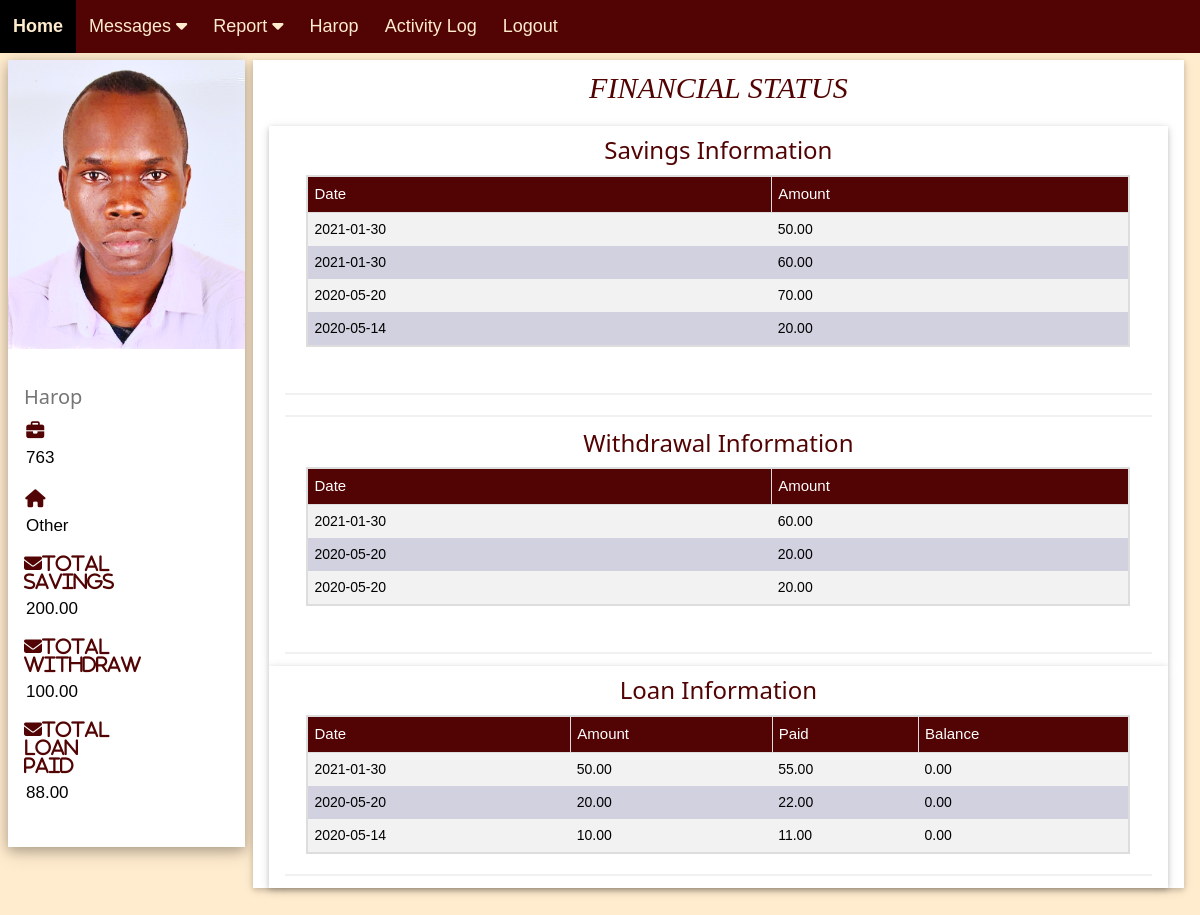
Page /pages/home.php (signed in) on the committed database.
### tables this page shows
CREATE TABLE `membertb` (
  `memberId` int(11) NOT NULL,
  `photo` blob NOT NULL,
  `member_name` varchar(50) NOT NULL,
  `gender` enum('Male','Female','Other') NOT NULL,
  `contact` varchar(20) NOT NULL,
  `joinDate` date NOT NULL,
  `status` enum('Active','Inactive') NOT NULL DEFAULT 'Active',
  `username` varchar(50) NOT NULL,
  `pass` varchar(255) NOT NULL
);

CREATE TABLE `savehist` (
  `saveId` int(20) NOT NULL,
  `memberId` int(20) NOT NULL,
  `date` date NOT NULL,
  `amount` decimal(12,2) NOT NULL
);

CREATE TABLE `withdrawtb` (
  `withdrawId` int(20) NOT NULL,
  `memberId` int(20) NOT NULL,
  `date` date NOT NULL,
  `amountWithdrawn` decimal(12,2) NOT NULL
);

CREATE TABLE `loantb` (
  `loanId` int(20) NOT NULL,
  `memberId` int(20) NOT NULL,
  `loanAmount` decimal(12,2) NOT NULL,
  `loanInterest` decimal(5,2) NOT NULL,
  `dateTaken` date NOT NULL,
  `dueDate` date NOT NULL,
  `loan_status` float NOT NULL
);

### pages/home.php (the view, shortened to what this page needs)
<?php
include('db.php');
$stmt1 = $con->prepare('SELECT photo, member_name, gender, contact FROM membertb WHERE memberId = ?');
$stmt1->bind_param('i', $_SESSION['memberId']);
$stmt1->execute();
$stmt1->bind_result($photo, $member_name, $gender, $contact);
$stmt2 = $con->prepare('SELECT date, SUM(amount) AS totalSaving FROM savehist WHERE memberId = ?');
$stmt2->bind_param('i', $_SESSION['memberId']);
$stmt2->execute();
$stmt2->bind_result($date, $totalSaving);
$stmt2 = $con->prepare('SELECT SUM(amountWithdrawn) AS totalWithdraw FROM withdrawtb WHERE memberId = ?');
$stmt2->bind_param('i', $_SESSION['memberId']);
$stmt2->execute();
$stmt2->bind_result($totalWithdraw);
$stmt2 = $con->prepare('SELECT SUM(amountPaid) AS totalLoan FROM loanhist WHERE memberId = ?');
$stmt2->bind_param('i', $_SESSION['memberId']);
$stmt2->execute();
$stmt2->bind_result($totalLoan);
?>
<!DOCTYPE html>
<html>
<head>
<link rel="stylesheet" href="../css/w3.css">
<link rel="stylesheet" href="../../cdnjs.cloudflare.com/ajax/libs/font-awesome/4.7.0/css/font-awesome.min.css">
<body class="body">
<div>
<?php include('header.php');?>
</div>
  <div class="w3-row-padding">
  <form method="GET">
    <div class="w3-third">
      <div class="w3-white w3-text-grey w3-card-4">
        <div class="w3-display-container">
          <center><img alt="Profile Picture" src="../admin/image/<?=$photo?>"></center>
        </div><br />
        <div class="w3-container">
        <form method="POST">
        <h4><?=$member_name?></h4>
          <p><i class="fa fa-briefcase fa-fw w3-margin-right w3-large w3-text-teal"></i><input class="accountname" value="<?=$contact?>" readonly></input></p>
          <p><i class="fa fa-home fa-fw w3-margin-right w3-large w3-text-teal"></i><input class="accountname" value="<?=$gender?>" readonly></input></p>
          <p><i class="fa fa-envelope fa-fw w3-margin-right w3-large w3-text-teal">Total Savings</i><input class="accountname" value="<?=$totalSaving?>" readonly></input></p>
          <p><i class="fa fa-envelope fa-fw w3-margin-right w3-large w3-text-teal">Total Withdraw</i><input class="accountname" value="<?=$totalWithdraw?>" readonly></input></p>
          <p><i class="fa fa-envelope fa-fw w3-margin-right w3-large w3-text-teal">Total Loan Paid</i><input class="accountname" value="<?=$totalLoan?>" readonly></input></p>
        </form>
          <br>
        </div>
      </div><br>
    </div>
    <div class="w3-twothird">
    <center>
      <div class="w3-container w3-card w3-white w3-margin-bottom">
        <h2 class="status">FINANCIAL STATUS</h2>
  <form>
      <div class="w3-container w3-card w3-white">
        <h3 class="savings">Savings Information</h3>
  <?php
      $memberId=$_SESSION['memberId'];
      $q=mysqli_query($con,"SELECT * FROM savehist WHERE memberId = '$memberId' ORDER BY date DESC ");
      $rr=mysqli_num_rows($q);
      if(!$rr)
      {
      echo "<h2 style='color:red;font-style: italic;font-size:20px'>No Savings Data Available...</h2>";
      }
      else
      {
      ?>
              <table  id="membertb" >
        <tr>
          <th class="thead">Date</th>
          <th class="thead">Amount</th>
        </tr>
        <?php
      while($row=mysqli_fetch_assoc($q))
      {
        $q1=mysqli_query($con,"SELECT * FROM savehist WHERE saveId='".$row['saveId']."'  ");
        $row=mysqli_fetch_assoc($q1);
        echo "<Tr>";
        echo "<td>".$row['date']."</td>";
        echo "<td>".$row['amount']."</td>";
        ?>
        <?php
      echo "</Tr>";
      }
      ?>
      </table>
<?php }?>
  <div style="padding-left:42%; padding-top:3%; font-size:20px; font-style: italic;"><?php echo @$err;?></div>
  </form>
<hr>
<form>
<hr>
  <h3 class="savings">Withdrawal Information</h3>
  <?php
      $memberId=$_SESSION['memberId'];
      $q=mysqli_query($con,"SELECT * FROM withdrawtb WHERE memberId = '$memberId' ORDER BY date DESC ");
      $rr=mysqli_num_rows($q);
      if(!$rr)
      {
      echo "<h2 style='color:red;font-style: italic;font-size:20px'>No Withdrawal Data Available...</h2>";
      }
      else
      {
      ?>
              <table  id="membertb" >
        <tr>
          <th class="thead">Date</th>
          <th class="thead">Amount</th>
        </tr>
        <?php
      while($row=mysqli_fetch_assoc($q))
      {
        $q1=mysqli_query($con,"SELECT * FROM withdrawtb WHERE withdrawId='".$row['withdrawId']."' ");
        $row=mysqli_fetch_assoc($q1);
        echo "<Tr>";
        echo "<td>".$row['date']."</td>";
        echo "<td>".$row['amountWithdrawn']."</td>";
        ?>
        <?php
      echo "</Tr>";
      }
      ?>
      </table>
<?php }?>
  <div style="padding-left:42%; padding-top:3%; font-size:20px"><?php echo @$err;?></div>
  </form>
<form>
          <hr>
      </div>
      <div class="w3-container w3-card w3-white">
      <h3 class="savings">Loan Information</h3>
<?php
      $memberId=$_SESSION['memberId'];
      $q=mysqli_query($con,"SELECT * FROM loantb WHERE memberId = '$memberId' ORDER BY dateTaken DESC ");
      $rr=mysqli_num_rows($q);
      if(!$rr)
      {
      echo "<h2 style='color:red;font-style: italic;font-size:20px'>No Loan Data Avalaible...</h2>";
      }
      else
      {
      ?>
              <table id="membertb" >
        <tr>
          <th class="thead">Date</th>
          <th class="thead">Amount</th>
          <th class="thead">Paid</th>
          <th class="thead">Balance</th>
        </tr>
        <?php
      while($row=mysqli_fetch_assoc($q))
      {
        $q1=mysqli_query($con,"SELECT * FROM loantb WHERE loanId='".$row['loanId']."'");
        $row=mysqli_fetch_assoc($q1);
        $q2=mysqli_query($con,"SELECT SUM(amountPaid) AS paid FROM loanhist WHERE loanId='".$row['loanId']."' ");
        $r2=mysqli_fetch_assoc($q2);
      $q4=mysqli_query($con,"SELECT ROUND((SELECT (((loanInterest / 100) * loanAmount) + loanAmount) FROM loantb WHERE loanId='".$row['loanId']."') - (SELECT SUM(amountPaid) FROM loanhist WHERE loanId='".$row['loanId']."'), 2) AS balance ");
      $bal=mysqli_fetch_assoc($q4);
          echo "<Tr>";
          echo "<td>".$row['dateTaken']."</td>";
          echo "<td>".$row['loanAmount']."</td>";
          echo "<td>".$r2['paid']."</td>";
          echo "<td>".$bal['balance']."</td>";
          ?>
          <?php
        echo "</Tr>";
      }
      ?>
      </table>
<?php }?>
    <hr>
      </div>
    </div>
    <div style="padding-left:42%; padding-top:3%; font-size:20px"><?php echo @$err;?></div>
    </div>
</body>
</html>

### pages/header.php (shortened to what this page needs)
<?php
include('db.php');
$stmt1 = $con->prepare('SELECT member_name FROM membertb WHERE memberId = ?');
$stmt1->bind_param('i', $_SESSION['memberId']);
$stmt1->execute();
$stmt1->bind_result($member_name);
?>
<!DOCTYPE html>
<html>
<link href="bootstrap/css/bootstrap.css" rel="stylesheet"/>
<link rel="stylesheet" href="css/w3.css">
<link rel="stylesheet" href="../../cdnjs.cloudflare.com/ajax/libs/font-awesome/4.7.0/css/font-awesome.min.css">
<link rel="stylesheet" type="text/css" href="../css/style.css" />
<body>
<div class="top-link" id="mytoplink">
  <a href="home.php">Home</a>
  <div class="dropdown">
    <button class="dropbtn">Messages
      <i class="fa fa-caret-down"></i>
    </button>
  </div>
  <div class="dropdown">
    <button class="dropbtn">Report
      <i class="fa fa-caret-down"></i>
    </button>
  </div>
  <a href="profile.php"><?=$member_name?></a>
  <a href="history.php">Activity Log</a>
  <a href="logout.php">Logout</a>
</div>
</body>
</html>

### css/w3.css (style rules this page uses)
html { box-sizing: border-box }
*, *:before, *:after { box-sizing: inherit }
html { -ms-text-size-adjust: 100%; -webkit-text-size-adjust: 100% }
body { margin: 0 }
a { background-color: transparent; -webkit-text-decoration-skip: objects }
img { border-style: none; width: 100%; }
hr { box-sizing: content-box; height: 0; overflow: visible }
button, input, select, textarea { font: inherit; margin: 0 }
button, input { overflow: visible }
button, select { text-transform: none }
button, html [type=button], [type=reset], [type=submit] { -webkit-appearance: button }
html, body { font-family: Verdana, sans-serif; font-size: 15px; line-height: 1.5 }
html { overflow-x: hidden }
h2 { font-size: 30px }
h3 { font-size: 24px }
h4 { font-size: 20px }
h1, h2, h3, h4, h5, h6 { font-family: "Segoe UI", Arial, sans-serif; font-weight: 400; margin: 10px 0 }
hr { border: 0; border-top: 1px solid #eee; margin: 20px 0 }
img { vertical-align: middle; width: 100%; }
a { color: inherit }
.w3-tooltip, .w3-display-container { width: 100%; height: auto; }
.w3-container:after, .w3-container:before, .w3-panel:after, .w3-panel:before, .w3-row:after, .w3-row:before, .w3-row-padding:after, .w3-row-padding:before, .w3-cell-row:before, .w3-cell-row:after, .w3-clear:after, .w3-clear:before, .w3-bar:before, .w3-bar:after { content: ""; display: inline; clear: both }
.w3-col, .w3-half, .w3-third, .w3-twothird, .w3-threequarter, .w3-quarter { float: left; width: 90%; position: inherit; }
@media (min-width:601px) { .w3-col.m4, .w3-third { width: 20% } }
@media (min-width:601px) { .w3-col.m8, .w3-twothird { width: 80% } }
.w3-row-padding, .w3-row-padding>.w3-half, .w3-row-padding>.w3-third, .w3-row-padding>.w3-twothird, .w3-row-padding>.w3-threequarter, .w3-row-padding>.w3-quarter, .w3-row-padding>.w3-col { padding: 0 8px; }
.w3-container, .w3-panel { padding: 0.01em 16px }
.w3-card, .w3-card-2 { box-shadow: 0 2px 5px 0 rgba(0, 0, 0, 0.16), 0 2px 10px 0 rgba(0, 0, 0, 0.12) }
.w3-card-4, .w3-hover-shadow:hover { box-shadow: 0 4px 10px 0 rgba(0, 0, 0, 0.2), 0 4px 20px 0 rgba(0, 0, 0, 0.19) }
.w3-large { font-size: 18px!important }
.w3-margin-bottom { margin-bottom: 16px!important }
.w3-margin-right { margin-right: 16px!important }
.w3-white, .w3-hover-white:hover { color: #000; background-color: #fff }
.w3-text-teal, .w3-hover-text-teal:hover { color: rgb(82, 3, 3); }
.w3-text-grey, .w3-hover-text-grey:hover, .w3-text-gray, .w3-hover-text-gray:hover { color: #757575!important }

### css/style.css (style rules this page uses)
.body { background-color: blanchedalmond; box-align: center; margin-top: 5%; }
h2 { font-family: Cambria, Cochin, Georgia, Times, 'Times New Roman', serif; font-style: italic; margin-bottom: 0%; }
hr { border: 1px solid #f1f1f1; margin-bottom: 12px; }
button { background-color: #4CAF50; color: white; padding: 14px 20px; margin: 8px 0; border: none; cursor: pointer; width: 100%; }
.status { color: rgb(82, 3, 3); padding-bottom: 20px; }
.savings { color: rgb(82, 3, 3); }
.accountname { border: #ccc; width: fit-content; max-width: 99%; margin-top: auto; }
body { margin: 0; font-family: Arial; font-size: 17px; }
* { box-sizing: border-box; }
table { border-collapse: collapse; width: 95%; border: 2px solid #ddd; word-wrap: break-word; background-color: #d1d1e0 }
td { text-align: left; padding: 6px; font-size: 14px; font-weight: lighter; overflow: inline; word-wrap: break-word; }
tr:nth-child(even) { background-color: #f2f2f2 }
.thead { background-color: rgb(82, 3, 3); color: white; word-wrap: break-word; overflow: inline; text-align: left; padding: 6px; border: 1px solid #ddd; font-size: 15px; font-weight: lighter; }
.top-link { background-color: rgb(82, 3, 3); position: fixed; top: 0; width: 100%; }
.top-link a { float: left; display: block; color: blanchedalmond; text-align: center; padding: 13px 13px; text-decoration: none; font-size: 18px; }
.dropdown { float: left; overflow: hidden; }
.dropdown .dropbtn { font-size: 18px; border: none; outline: none; color: blanchedalmond; padding: 13px 13px; background-color: inherit; font-family: inherit; margin: 0; }

### rows in the picture
membertb: member_name "Harop", photo (picture), contact "763", gender "Other"
savehist: date "2021-01-30", amount "50.00"
savehist: date "2021-01-30", amount "60.00"
savehist: date "2020-05-20", amount "70.00"
savehist: date "2020-05-14", amount "20.00"
withdrawtb: date "2021-01-30", amountWithdrawn "60.00"
withdrawtb: date "2020-05-20", amountWithdrawn "20.00"
withdrawtb: date "2020-05-20", amountWithdrawn "20.00"
loantb: dateTaken "2021-01-30", loanAmount "50.00", paid "55.00", balance "0.00"
loantb: dateTaken "2020-05-20", loanAmount "20.00", paid "22.00", balance "0.00"
loantb: dateTaken "2020-05-14", loanAmount "10.00", paid "11.00", balance "0.00"
